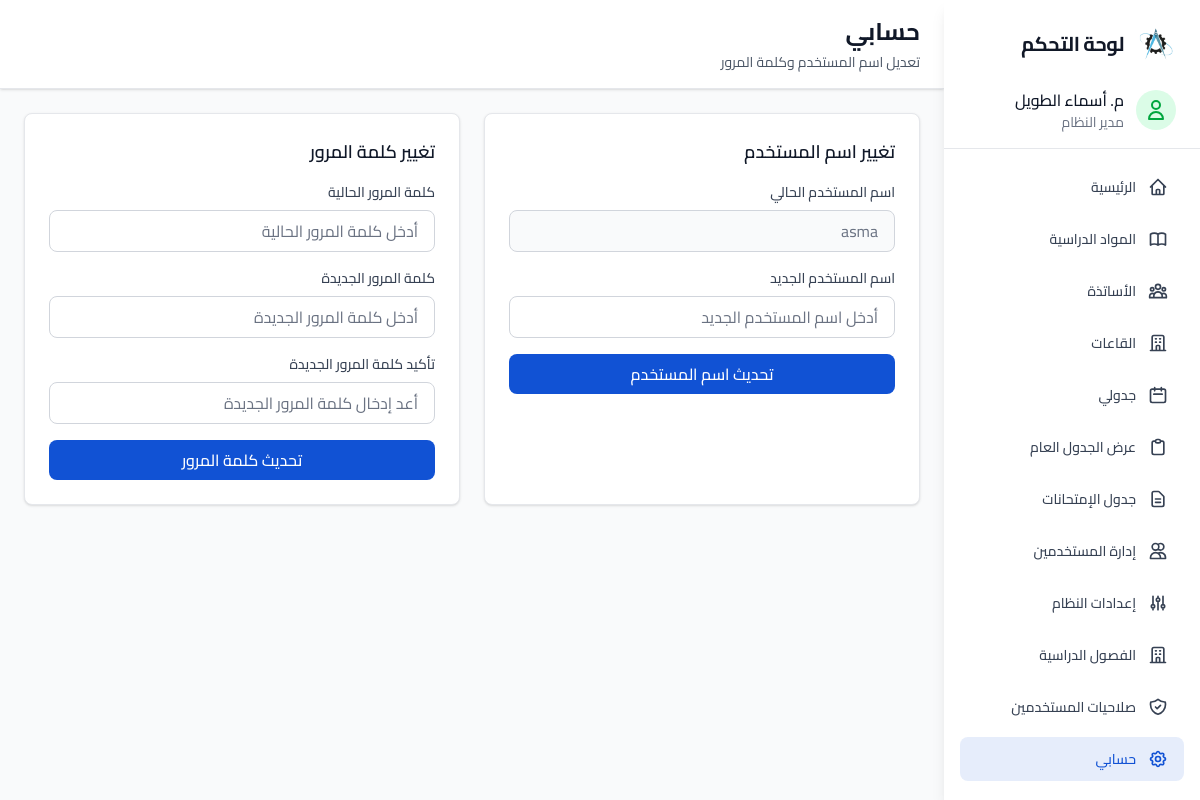
Page /Admin/account.php (signed in) on the committed database.
### tables this page shows
CREATE TABLE `users` (
  `id` int(11) NOT NULL AUTO_INCREMENT,
  `username` varchar(100) NOT NULL,
  `password` varchar(255) NOT NULL,
  `name` varchar(100) NOT NULL,
  `title` varchar(20) DEFAULT NULL,
  `role` varchar(20) NOT NULL DEFAULT 'admin',
  PRIMARY KEY (`id`),
  UNIQUE KEY `username` (`username`)
);

### includes/auth_check.php (called while the page is built, shortened)
<?php
function isAdmin() {
    return isset($_SESSION['role']) && $_SESSION['role'] === 'admin';
}
function isTeacher() {
    return isset($_SESSION['role']) && $_SESSION['role'] === 'teacher';
}
function isUser() {
    return isset($_SESSION['role']) && $_SESSION['role'] === 'user';
}
function getCurrentUser() {
    if (isset($_SESSION['role'])) {
        return [
            'id'         => $_SESSION['user_id']    ?? null,
            'name'       => $_SESSION['user_name']  ?? '',
            'title'      => $_SESSION['user_title'] ?? '',
            'role'       => $_SESSION['role']       ?? 'admin',
            'teacher_id' => $_SESSION['teacher_id'] ?? null,
        ];
    }
    return null;
}
?>

### includes/config.php (called while the page is built, shortened)
<?php
function getTitleAbbr($title) {
    $map = [
        'دكتور' => 'د',
        'أستاذ' => 'أ',
        'مهندس' => 'م',
    ];
    return isset($map[$title]) ? $map[$title] . '. ' : '';
}
?>

### Admin/account.php (the view, shortened to what this page needs)
<?php
require_once '../includes/config.php';
require_once '../includes/auth_check.php';
$current_user    = getCurrentUser();
$is_teacher_role = isTeacher();
$user_id         = $_SESSION['user_id']    ?? null;
$teacher_id      = $_SESSION['teacher_id'] ?? null;
if ($is_teacher_role) {
    $stmt_fetch = $pdo->prepare("SELECT * FROM teachers WHERE id = ?");
    $stmt_fetch->execute([$teacher_id]);
} else {
    $stmt_fetch = $pdo->prepare("SELECT * FROM users WHERE id = ?");
    $stmt_fetch->execute([$user_id]);
}
$user = $stmt_fetch->fetch();
?>
<!DOCTYPE html>
<html dir="rtl" lang="ar">
<head>
    <link rel="stylesheet" href="../assets/CSS/style.css">
    <link href="../assets/fonts/cairo.css" rel="stylesheet"/>
</head>
<body class="font-sans antialiased bg-gray-50">
<?php include 'sidebar.php'; ?>
    <main class="flex-1 overflow-y-auto pt-0">
        <header class="bg-white shadow-sm border-b border-gray-200">
            <div class="px-6 py-4">
                <h1 class="text-2xl font-bold text-gray-900">حسابي</h1>
                <p class="text-sm text-gray-600 mt-1"><?php echo $is_teacher_role ? 'تغيير كلمة المرور' : 'تعديل اسم المستخدم وكلمة المرور'; ?></p>
            </div>
        </header>
        <div class="p-3 md:p-6">
            <div class="grid grid-cols-1 md:grid-cols-2 gap-6">
                <?php if (!$is_teacher_role): ?>
                <div class="bg-white rounded-custom shadow border border-gray-200 p-4 md:p-6">
                    <h2 class="text-lg font-semibold text-gray-900 mb-4">تغيير اسم المستخدم</h2>
                    <form method="POST" class="space-y-4">
                        <div>
                            <label class="block text-sm font-medium text-gray-700 mb-2">اسم المستخدم الحالي</label>
                            <input type="text" disabled value="<?php echo htmlspecialchars($user['username']); ?>"
                                   class="w-full px-4 py-2 border border-gray-300 rounded-custom bg-gray-50 text-gray-500">
                        </div>
                        <div>
                            <label class="block text-sm font-medium text-gray-700 mb-2">اسم المستخدم الجديد</label>
                            <input type="text" name="new_username" required
                                   class="w-full px-4 py-2 border border-gray-300 rounded-custom focus:outline-none focus:ring-2 focus:ring-primary"
                                   placeholder="أدخل اسم المستخدم الجديد">
                        </div>
                        <button type="submit" name="update_username" class="w-full px-4 py-2 bg-primary text-white rounded-custom hover:bg-primary/90 transition-colors font-medium">
                            تحديث اسم المستخدم
                        </button>
                    </form>
                </div>
                <?php endif; ?>
                <div class="bg-white rounded-custom shadow border border-gray-200 p-4 md:p-6 <?php echo $is_teacher_role ? 'md:col-span-2 max-w-md' : ''; ?>">
                    <h2 class="text-lg font-semibold text-gray-900 mb-4">تغيير كلمة المرور</h2>
                    <form method="POST" class="space-y-4">
                        <div>
                            <label class="block text-sm font-medium text-gray-700 mb-2">كلمة المرور الحالية</label>
                            <input type="password" name="current_password" required
                                   class="w-full px-4 py-2 border border-gray-300 rounded-custom focus:outline-none focus:ring-2 focus:ring-primary"
                                   placeholder="أدخل كلمة المرور الحالية">
                        </div>
                        <div>
                            <label class="block text-sm font-medium text-gray-700 mb-2">كلمة المرور الجديدة</label>
                            <input type="password" name="new_password" required
                                   class="w-full px-4 py-2 border border-gray-300 rounded-custom focus:outline-none focus:ring-2 focus:ring-primary"
                                   placeholder="أدخل كلمة المرور الجديدة">
                        </div>
                        <div>
                            <label class="block text-sm font-medium text-gray-700 mb-2">تأكيد كلمة المرور الجديدة</label>
                            <input type="password" name="confirm_password" required
                                   class="w-full px-4 py-2 border border-gray-300 rounded-custom focus:outline-none focus:ring-2 focus:ring-primary"
                                   placeholder="أعد إدخال كلمة المرور الجديدة">
                        </div>
                        <button type="submit" name="update_password" class="w-full px-4 py-2 bg-primary text-white rounded-custom hover:bg-primary/90 transition-colors font-medium">
                            تحديث كلمة المرور
                        </button>
                    </form>
                </div>
            </div>
        </div>
    </main>
</div>
</body>
</html>

### Admin/sidebar.php (shortened to what this page needs)
<?php
$_p = basename($_SERVER['PHP_SELF']);
if (!isset($perms)) { $perms = isUser() ? getUserPermissions($pdo, $_SESSION['user_id'] ?? null) : null; }
$_ac = function($page) use ($_p) {
    return $_p === $page ? 'bg-primary/10 text-primary' : 'text-gray-700 hover:bg-gray-100';
};
?>
<div class="flex h-screen md:h-screen">
    <aside id="sidebar" class="fixed md:static md:flex-none inset-y-0 right-0 z-50 w-64 bg-white shadow-lg md:translate-x-0 overflow-y-auto">
        <div class="p-6">
            <div class="flex items-center gap-3">
                <img src="../assets/images/logo.png" alt="logo" class="w-10 h-10 object-contain">
                <span class="font-bold text-xl tracking-tight">لوحة التحكم</span>
            </div>
        </div>
        <div class="px-6 pb-4 border-b border-gray-200">
            <div class="flex items-center gap-3">
                <div class="w-10 h-10 bg-green-100 rounded-full flex items-center justify-center">
                    <svg class="w-6 h-6 text-green-600" fill="none" stroke="currentColor" viewBox="0 0 24 24">
                        <path stroke-linecap="round" stroke-linejoin="round" stroke-width="2" d="M16 7a4 4 0 11-8 0 4 4 0 018 0zM12 14a7 7 0 00-7 7h14a7 7 0 00-7-7z"></path>
                    </svg>
                </div>
                <div>
                    <p class="font-medium text-gray-900"><?php echo getTitleAbbr($current_user['title']) . htmlspecialchars($current_user['name']); ?></p>
                    <p class="text-sm text-gray-500"><?php echo isAdmin() ? 'مدير النظام' : (isTeacher() ? 'أستاذ' : 'مستخدم'); ?></p>
                </div>
            </div>
        </div>
        <nav class="px-4 pb-6 pt-4">
            <ul class="space-y-2">
                <?php if (isAdmin()): ?>
                <li>
                    <a href="dashboard.php" class="flex items-center gap-3 px-4 py-3 text-sm font-medium <?php echo $_ac('dashboard.php'); ?> rounded-custom">
                        <svg class="w-5 h-5" fill="none" stroke="currentColor" viewBox="0 0 24 24">
                            <path stroke-linecap="round" stroke-linejoin="round" stroke-width="2" d="M3 12l2-2m0 0l7-7 7 7M5 10v10a1 1 0 001 1h3m10-11l2 2m-2-2v10a1 1 0 01-1 1h-3m-6 0a1 1 0 001-1v-4a1 1 0 011-1h2a1 1 0 011 1v4a1 1 0 001 1m-6 0h6"></path>
                        </svg>
                        الرئيسية
                    </a>
                </li>
                <?php endif; ?>
                <?php if (!isTeacher() && (!isUser() || $perms['perm_user_subjects_view'])): ?>
                <li>
                    <a href="subjects.php" class="flex items-center gap-3 px-4 py-3 text-sm font-medium <?php echo $_ac('subjects.php'); ?> rounded-custom">
                        المواد الدراسية
                    </a>
                </li>
                <?php endif; ?>
                <?php if (!isTeacher() && (!isUser() || $perms['perm_user_teachers_view'])): ?>
                <li>
                    <a href="teachers.php" class="flex items-center gap-3 px-4 py-3 text-sm font-medium <?php echo $_ac('teachers.php'); ?> rounded-custom">
                        الأساتذة
                    </a>
                </li>
                <?php endif; ?>
                <?php if (!isTeacher() && (!isUser() || $perms['perm_user_rooms_view'])): ?>
                <li>
                    <a href="rooms.php" class="flex items-center gap-3 px-4 py-3 text-sm font-medium <?php echo $_ac('rooms.php'); ?> rounded-custom">
                        <svg class="w-5 h-5" fill="none" stroke="currentColor" viewBox="0 0 24 24">
                            <path stroke-linecap="round" stroke-linejoin="round" stroke-width="2" d="M19 21V5a2 2 0 00-2-2H7a2 2 0 00-2 2v16m14 0h2m-2 0h-5m-9 0H3m2 0h5M9 7h1m-1 4h1m4-4h1m-1 4h1m-5 10v-5a1 1 0 011-1h2a1 1 0 011 1v5m-4 0h4"></path>
                        </svg>
                        القاعات
                    </a>
                </li>
                <?php endif; ?>
                <?php if (!isUser()): ?>
                <li>
                    <a href="my_schedule.php" class="flex items-center gap-3 px-4 py-3 text-sm font-medium <?php echo $_ac('my_schedule.php'); ?> rounded-custom">
                        <svg class="w-5 h-5" fill="none" stroke="currentColor" viewBox="0 0 24 24">
                            <path stroke-linecap="round" stroke-linejoin="round" stroke-width="2" d="M8 7V3m8 4V3m-9 8h10M5 21h14a2 2 0 002-2V7a2 2 0 00-2-2H5a2 2 0 00-2 2v12a2 2 0 002 2z"></path>
                        </svg>
                        جدولي
                    </a>
                </li>
                <?php endif; ?>
                <?php if (!isTeacher() && (!isUser() || $perms['perm_user_view_schedule'])): ?>
                <li>
                    <a href="view_schedule.php" class="flex items-center gap-3 px-4 py-3 text-sm font-medium <?php echo $_ac('view_schedule.php'); ?> rounded-custom">
                        <svg class="w-5 h-5" fill="none" stroke="currentColor" viewBox="0 0 24 24">
                            <path stroke-linecap="round" stroke-linejoin="round" stroke-width="2" d="M9 5H7a2 2 0 00-2 2v12a2 2 0 002 2h10a2 2 0 002-2V7a2 2 0 00-2-2h-2M9 5a2 2 0 002 2h2a2 2 0 002-2M9 5a2 2 0 012-2h2a2 2 0 012 2"></path>
                        </svg>
                        عرض الجدول العام
                    </a>
                </li>
                <?php endif; ?>
                <?php if (!isTeacher() && (!isUser() || $perms['perm_user_exam_schedule'])): ?>
                <li>
                    <a href="exam_schedule.php" class="flex items-center gap-3 px-4 py-3 text-sm font-medium <?php echo $_ac('exam_schedule.php'); ?> rounded-custom">
                        <svg class="w-5 h-5" fill="none" stroke="currentColor" viewBox="0 0 24 24"><path stroke-linecap="round" stroke-linejoin="round" stroke-width="2" d="M9 12h6m-6 4h6m2 5H7a2 2 0 01-2-2V5a2 2 0 012-2h5.586a1 1 0 01.707.293l5.414 5.414a1 1 0 01.293.707V19a2 2 0 01-2 2z"></path></svg>
                        جدول الإمتحانات
                    </a>
                </li>
                <?php endif; ?>
                <?php if (isAdmin()): ?>
                <li>
                    <a href="users.php" class="flex items-center gap-3 px-4 py-3 text-sm font-medium <?php echo $_ac('users.php'); ?> rounded-custom">
                        <svg class="w-5 h-5" fill="none" stroke="currentColor" viewBox="0 0 24 24"><path stroke-linecap="round" stroke-linejoin="round" stroke-width="2" d="M12 4.354a4 4 0 110 5.292M15 21H3v-1a6 6 0 0112 0v1zm0 0h6v-1a6 6 0 00-9-5.197M13 7a4 4 0 11-8 0 4 4 0 018 0z"></path></svg>
                        إدارة المستخدمين
                    </a>
                </li>
                <li>
                    <a href="settings.php" class="flex items-center gap-3 px-4 py-3 text-sm font-medium <?php echo $_ac('settings.php'); ?> rounded-custom">
                        <svg class="w-5 h-5" fill="none" stroke="currentColor" viewBox="0 0 24 24"><path stroke-linecap="round" stroke-linejoin="round" stroke-width="2" d="M12 6V4m0 2a2 2 0 100 4m0-4a2 2 0 110 4m-6 8a2 2 0 100-4m0 4a2 2 0 110-4m0 4v2m0-6V4m6 6v10m6-2a2 2 0 100-4m0 4a2 2 0 110-4m0 4v2m0-6V4"></path></svg>
                        إعدادات النظام
                    </a>
                </li>
                <li>
                    <a href="terms.php" class="flex items-center gap-3 px-4 py-3 text-sm font-medium <?php echo $_ac('terms.php'); ?> rounded-custom">
                        <svg class="w-5 h-5" fill="none" stroke="currentColor" viewBox="0 0 24 24"><path stroke-linecap="round" stroke-linejoin="round" stroke-width="2" d="M19 21V5a2 2 0 00-2-2H7a2 2 0 00-2 2v16m14 0h2m-2 0h-5m-9 0H3m2 0h5M9 7h1m-1 4h1m4-4h1m-1 4h1m-5 10v-5a1 1 0 011-1h2a1 1 0 011 1v5m-4 0h4"></path></svg>
                        الفصول الدراسية
                    </a>
                </li>
                <li>
                    <a href="permissions.php" class="flex items-center gap-3 px-4 py-3 text-sm font-medium <?php echo $_ac('permissions.php'); ?> rounded-custom">
                        صلاحيات المستخدمين
                    </a>
                </li>
                <?php endif; ?>
                <li>
                    <a href="account.php" class="flex items-center gap-3 px-4 py-3 text-sm font-medium <?php echo $_ac('account.php'); ?> rounded-custom">
                        حسابي
                    </a>
                </li>
                <li>
                    <a href="../index.php" target="_blank" class="flex items-center gap-3 px-4 py-3 text-sm font-medium text-gray-700 hover:bg-gray-100 rounded-custom">
                    </a>
                </li>
            </ul>
        </nav>
    </aside>

### assets/CSS/style.css (style rules this page uses)
body { background-color: #f9fafb; color: #111827; font-family: 'Cairo', sans-serif; }
#sidebar { transition: transform 0.3s ease; }

### rows in the picture
users: title "م.", name "أسماء الطويل", username "asma"
